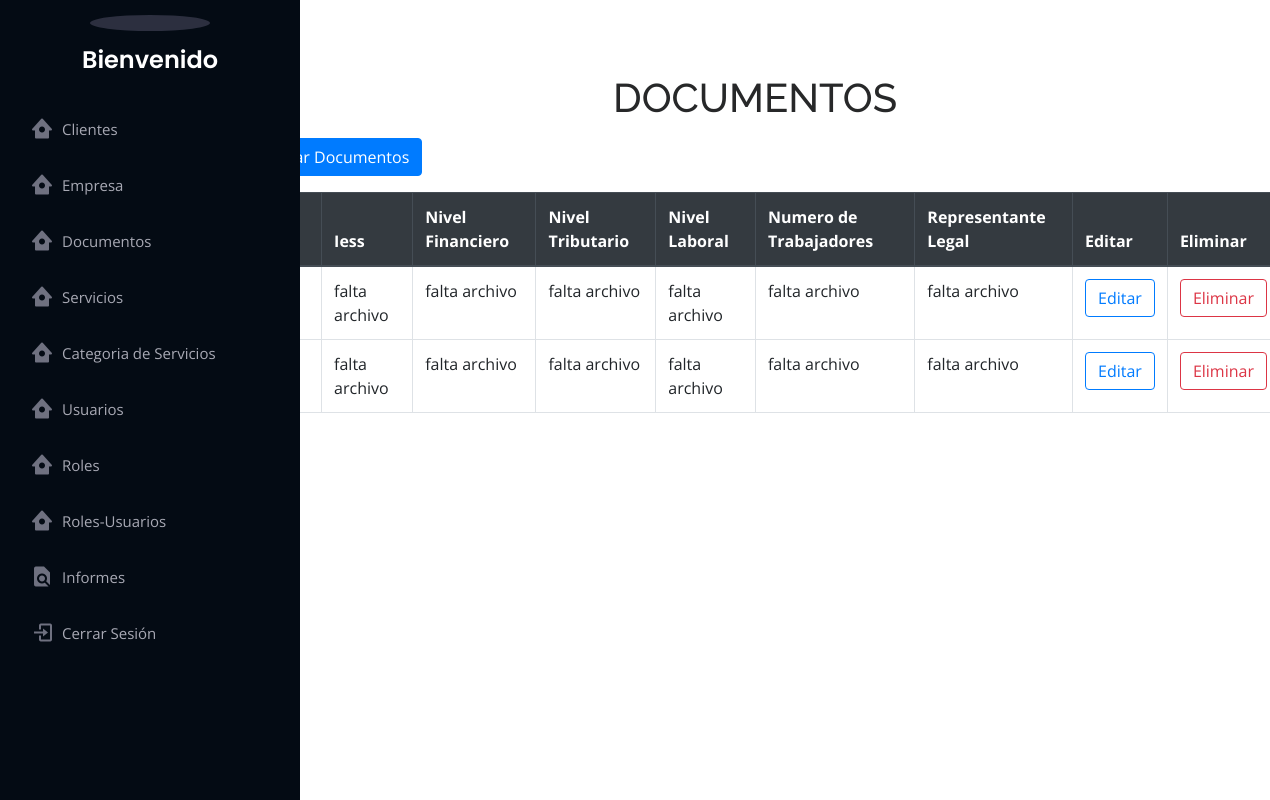
Page /consultar-documentos/ on the committed database.
### perfil_empresa/models.py (models this page shows)
class Documentos(models.Model):
    sri = models.FileField(null = True, blank = True)
    iess = models.FileField(null = True, blank = True)
    niv_financiero = models.FileField(null = True, blank = True)
    niv_tributario = models.FileField(null = True, blank = True)
    niv_laboral = models.FileField(null = True, blank = True)
    trabajadores = models.FileField(null = True, blank = True)
    user_mod = models.CharField(max_length=15)
    created = models.DateTimeField(auto_now_add=True)
    update = models.DateTimeField(auto_now=True)
    class Meta:
        db_table = "documentos"
        verbose_name = "documento"
        verbose_name_plural = "documentos"

### perfil_empresa/views.py (the view)
# urls.py: path("consultar-documentos/", consultar_documentos, name="consultar_documentos"),
def consultar_documentos(request, plantilla="documentos/consultar.html"):
    documentos_obj = Documentos.objects.all()
    return render(request, plantilla, {'documentos_obj': documentos_obj})

### templates/documentos/consultar.html (shortened to what this page needs)
{% extends 'base.html' %}
{% block content %}
<div class="container">
    <div class="col-md-12" style="margin-top: 50px;">
    <div class="col-md-12" style="margin-left: 120px;">
            <blockquote class="blockquote text-center">
                <h1> DOCUMENTOS </h1>
            </blockquote>
            <BLOCKQUOTE>
                <a class="btn btn-primary" href="{% url 'registrar_documentos' %}">Registrar Documentos</a>
            </BLOCKQUOTE>
            <form method="POST" action="" enctype="multipart/form-data">
            <div class="table-responsive">
                <table class="table table-bordered">
                    <thead class="thead-dark">
                    <tr>
                        <th>Sri</th>
                        <th>Iess</th>
                        <th>Nivel Financiero</th>
                        <th>Nivel Tributario</th>
                        <th>Nivel Laboral</th>
                        <th>Numero de Trabajadores</th>
                        <th>Representante Legal</th>
                        <th>Editar</th>
                        <th>Eliminar</th>
                    </tr>
                    </thead>
                    <tbody>
                    {% for documentos in documentos_obj %}
                            {% if documentos.sri %}
                                <td>{{ documentos.sri }}</td>
                            {% else %}
                                <td>falta archivo</td>
                            {% endif %}
                            {% if documentos.iess %}
                                <td>{{ documentos.iess }}</td>
                            {% else %}
                                <td>falta archivo</td>
                            {% endif %}
                            {% if documentos.niv_financiero %}
                                <td>{{ documentos.niv_financiero }}</td>
                            {% else %}
                                <td>falta archivo</td>
                            {% endif %}
                            {% if documentos.niv_tributario %}
                                <td>{{ documentos.niv_tributario }}</td>
                            {% else %}
                                <td>falta archivo</td>
                            {% endif %}
                            {% if documentos.niv_laboral %}
                                <td>{{ documentos.niv_laboral }}</td>
                            {% else %}
                                <td>falta archivo</td>
                            {% endif %}
                            {% if documentos.trabajadores %}
                                <td>{{ documentos.trabajadores }}</td>
                            {% else %}
                                <td>falta archivo</td>
                            {% endif %}
                            {% if documentos.trabajadores %}
                                <td>{{ documentos.trabajadores }}</td>
                            {% else %}
                                <td>falta archivo</td>
                            {% endif %}
                            <td><a class="btn btn-outline-primary" href="{% url 'modificar_documentos' documentos.id %}">Editar</a></td>
                            <td><a class="btn btn-outline-danger" href="{% url 'eliminar_documentos' documentos.id %}">Eliminar</a></td>
                    {% endfor %}
                    </tbody>
                </table>
            </div>
        </div>
    </div>
{% endblock %}

### templates/base.html (shortened to what this page needs)
<!DOCTYPE html>
<html lang="es">
<head>
  {% load static %}
  <link href="{% static "vendor/bootstrap/css/bootstrap.min.css" %}" rel="stylesheet">
  <link href="{% static "vendor/icofont/icofont.min.css" %}" rel="stylesheet">
  <link href="{% static "vendor/boxicons/css/boxicons.min.css" %}" rel="stylesheet">
  <link href="{% static "vendor/boxicons/css/boxicons.min.css" %}" rel="stylesheet">
  <link href="{% static "vendor/owl.carousel/assets/owl.carousel.min.css" %}" rel="stylesheet">
  <link href="{% static "vendor/aos/aos.css" %}" rel="stylesheet">
  <link href="{% static "css/style.css" %}" rel="stylesheet">
</head>
<body>
      <header id="header">
        <div class="d-flex flex-column">
          <div class="profile">
            {% load static %}
            <img src="" alt="" class="img-fluid rounded-circle">
            <h1 class="text-light"><a href="">Bienvenido {{ request.user.username }} </a></h1>
          </div>
          <nav class="nav-menu">
            <ul>
              <li><a href="{% url "consultar_cliente" %}"><i class="bx bxs-home-circle"></i> <span>Clientes</span></a></li>
              <li><a href="{% url "consultar_empresa" %}"><i class="bx bxs-home-circle"></i> <span>Empresa</span></a></li>
              <li><a href="{% url "consultar_documentos" %}"><i class="bx bxs-home-circle"></i> <span>Documentos</span></a></li>
              <li><a href="{% url "consultar_servicio" %}"><i class= "bx bxs-home-circle"></i> <span>Servicios</span></a></li>
              <li><a href="{% url "consultar_categoria" %}"><i class= "bx bxs-home-circle"></i> <span>Categoria de Servicios</span></a></li>
                <li><a href="{% url "consultar_usuarios" %}"><i class= "bx bxs-home-circle"></i> <span>Usuarios</span></a></li>
                <li><a href="{% url "consultar_roles" %}"><i class= "bx bxs-home-circle"></i> <span>Roles</span></a></li>
                <li><a href="{% url "consultar_roles_usuarios" %}"><i class= "bx bxs-home-circle"></i> <span>Roles-Usuarios</span></a></li>
              <li><a href=""><i class="bx bxs-file-find"></i> <span>Informes</span></a></li>
              <li><a href="{% url "logout" %}"><i class="bx bx-log-in"></i><spam>Cerrar Sesión</spam> </a></li>
            </ul>
          </nav>
        </div>
  </header>
{% block content %}     {% endblock %}
  <footer id="footer">
    <div class="container">
      <div class="credits">
      </div>
    </div>
  </footer>
  {% load static %}
</body>
</html>

### perfil_empresa/static/css/style.css (style rules this page uses)
body { font-family: "Open Sans", sans-serif; color: #272829; }
a { color: #149ddd; }
h1, h2, h3, h4, h5, h6 { font-family: "Raleway", sans-serif; }
#header { position: fixed; top: 0; left: 0; bottom: 0; width: 300px; transition: all ease-in-out 0.5s; z-index: 9997; transition: all 0.5s; padding: 0 15px; background: #040b14; overflow-y: auto; }
#header .profile img { margin: 15px auto; display: block; width: 120px; border: 8px solid #2c2f3f; }
#header .profile h1 { font-size: 24px; margin: 0; padding: 0; font-weight: 600; -moz-text-align-last: center; text-align-last: center; font-family: "Poppins", sans-serif; }
#header .profile h1 a, #header .profile h1 a:hover { color: #fff; text-decoration: none; }
.nav-menu { padding-top: 30px; }
.nav-menu * { margin: 0; padding: 0; list-style: none; }
.nav-menu > ul > li { position: relative; white-space: nowrap; }
.nav-menu a { display: flex; align-items: center; color: #a8a9b4; padding: 12px 15px; margin-bottom: 8px; transition: 0.3s; font-size: 15px; }
.nav-menu a i { font-size: 24px; padding-right: 8px; color: #6f7180; }
#footer { padding: 15px; color: #f4f6fd; font-size: 14px; position: fixed; left: 0; bottom: 0; width: 300px; z-index: 9999; background: #040b14; }
#footer .credits { padding-top: 5px; text-align: center; font-size: 13px; color: #eaebf0; }

### rows in the picture
Documentos: iess "falta archivo", niv_financiero "falta archivo", niv_tributario "falta archivo", niv_laboral "falta archivo", trabajadores "falta archivo"
Documentos: iess "falta archivo", niv_financiero "falta archivo", niv_tributario "falta archivo", niv_laboral "falta archivo", trabajadores "falta archivo"
